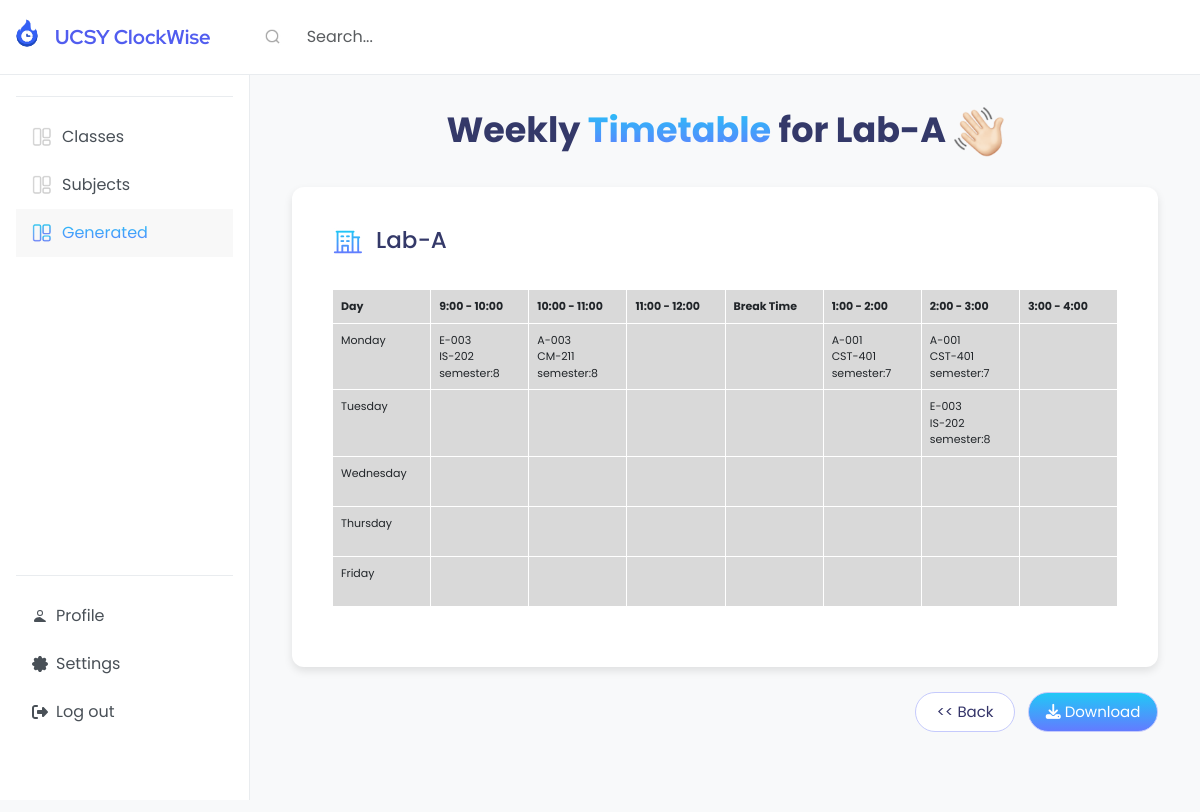
The app's page /labroom_timetable/6 with its own data.
### myapp/models.py (models this page shows, shortened)
class Classroom(models.Model):
    room_number = models.CharField(max_length=15, unique=True)
    majors = models.ManyToManyField(Major, blank=True)  # Many majors can use a classroom
    semesters = models.ForeignKey(Semester, on_delete=models.CASCADE, null=True, blank=True)  # Many semesters can use a classroom
    instructors = models.ManyToManyField(User, blank=True)
    is_lab = models.BooleanField(default=False)
    def __str__(self):
        return f"{self.room_number} - {', '.join(major.name for major in self.majors.all())}"

class Course(models.Model):
    course_id = models.CharField(max_length=10, unique=True)
    name = models.CharField(max_length=150)
    semester = models.ManyToManyField(Semester, blank=True)
    major = models.ManyToManyField(Major, blank=True)
    lab_required = models.BooleanField(default=False)
    credit_hours = models.IntegerField(null=True, blank=True)
    lab_hours = models.IntegerField(null=True, blank=True)
    lecture_hours = models.IntegerField(null=True, blank=True)
    instructors = models.ManyToManyField(User, blank=True)

### myapp/views.py (the view)
# urls.py: path('labroom_timetable/<int:lab_id>',views.labroom_timetable,name='labroom-timetable'),
def labroom_timetable(request, lab_id):
    print("Lab id:", lab_id)
    lab = Classroom.objects.get(id=lab_id)
    print("lab",lab)
    scheduled_lab = Timetable_Schedule.objects.filter(lab_room=lab)
    print("Schedule", scheduled_lab)
    days = ["Monday", "Tuesday", "Wednesday", "Thursday", "Friday"]
    slots = ["9:00 - 10:00", "10:00 - 11:00", "11:00 - 12:00", "Break Time", "1:00 - 2:00", "2:00 - 3:00",
             "3:00 - 4:00"]
    start_times = ["9:00", "10:00", "11:00", "12:00", "13:00", "14:00", "15:00"]
    schedule = []
    for day in days:
        day_set = {
            'day': day,
            'room': []
        }
        rooms = (Timetable_Schedule.objects.filter(day=day, lab_room=lab).
                 values('classroom', 'course', 'start_time', 'lab_room').
                 order_by ('start_time'))
        print("\nRooms:", rooms)
        for time in start_times:
            time_obj = datetime.strptime(time, "%H:%M").time()
            room_entry = None
            for room in rooms:
                print("\nRoom: ", room)
                if time_obj == room['start_time']:  # Check if course exists for this time slot
                    room_entry = {
                        'room_number': Classroom.objects.get(id=room['classroom']).room_number,
                        'course': Course.objects.filter(id=room['course']).values_list('course_id', flat=True).first() or '',
                        'semester': 'semester:' + str(Classroom.objects.filter(id=room['classroom']).values_list('semesters', flat=True).first() or ''),
                        'start_time': str(room['start_time']),  # Convert to string for consistency
                    }
                    break  # Stop looping once we find a matching course
            if not room_entry:
                room_entry = {
                    'room_number': '',
                    'course': '',
                    'semester': "",
                    'start_time': str(time),
                }
            print("Room:", room_entry)
            day_set['room'].append(room_entry)
        schedule.append(day_set)
        print("\nSchedule:", schedule)
    return render(request, "labroom_timetable.html", {'schedule': schedule, 'slots': slots, 'lab_name': lab.room_number})

### myapp/models.py (called while the page is built)
    def __str__(self):
        return f"{self.course.name} ({self.day} - {self.start_time})"

### myapp/Templates/labroom_timetable.html (shortened to what this page needs)
{% extends "base4.html" %}
{% load static %}
{% block extra_head %}
  <link rel="stylesheet" href="{% static 'CSS/labroom_timetable.css' %}">
{% endblock %}
{% block content %}
  <h1 class="page-title">
    Weekly <span class="highlight">Timetable</span> for {{ lab_name }}
    <img src="{% static 'images/WavingHand.jpg' %}" class="wave-icon">
  </h1>
  <div class="whole">
    <div id="weekly_lab_table" class="table-responsive">
      <h4 class="title">
        <img src="{% static 'images/Office.jpg' %}" class="class-icon">
        {{ lab_name }}
      </h4><br>
      <table id="table-labroom" class="timetable" border="1">
        <thead>
          <tr>
            <th>Day</th>
            {% for slot in slots %}<th>{{ slot }}</th>{% endfor %}
          </tr>
        </thead>
        <tbody>
          {% for day in schedule %}
            <tr>
              <td>{{ day.day }}</td>
              {% for room in day.room %}
                <td class="room-cell">
                  {{ room.room_number }}<br>
                  {{ room.course }}<br>
                  {{ room.semester }}
                </td>
              {% endfor %}
            </tr>
          {% endfor %}
        </tbody>
      </table>
    </div>
  </div>
  <div class="button-container">
    <button onclick="location.href='{% url 'view-Page' %}'" class="btn-back"><< Back</button>
    <button id="downloadLabPdf" class="btn-download">
      <i class="fa-solid fa-download"></i>&nbsp;Download
    </button>
  </div>
{% endblock %}

### myapp/static/CSS/labroom_timetable.css (style rules this page uses)
* { font-family: 'Poppins', sans-serif; }
.page-title { font-size: 35px; text-align: center; font-weight: bold; color: #343969; padding-top: 15px; }
.page-title .highlight { background: linear-gradient(180deg, #21C8F6 0%, #637BFF 100%); -webkit-background-clip: text; -webkit-text-fill-color: transparent; background-clip: text; color: transparent; }
.wave-icon { width: 50px; }
.whole { background-color: white; margin: 10px; margin-top: 30px; padding: 40px; border-radius: 12px; box-shadow: 0 4px 8px rgba(0, 0, 0, 0.1); }
.title { color: #343969; font-weight: 500px; font-size: 23px; font-family: 'Poppins'; }
.title img { width: 30px; height: 30px; margin-right: 8px; vertical-align: middle; }
.timetable { width: 100%; border-collapse: collapse; text-align: center; font-family: 'Inter', sans-serif; margin: 0 auto 20px; background-color: #D9D9D9; table-layout: fixed; }
.timetable th, .timetable td { border: 1px solid white; padding: 8px; text-align: left; font-size: 11px; width: 13%; word-wrap: break-word; white-space: normal; vertical-align: top; min-height: 70px; }
.room-cell { padding-bottom: 10px; }
.button-container { display: flex; justify-content: flex-end; margin-right: 10px; margin-top: 25px; }
.btn-download { color: white; background: linear-gradient(180deg, #21C8F6 0%, #637BFF 100%); font-size: 15px; width: 130px; height: 40px; border-radius: 80px; padding: 8px; border: 1px solid #C5CAFC; transition: background-color 0.3s, color 0.3s; }
.btn-back { color: #343469; width: 100px; background-color: white; border: 1px solid #9294A9B2; border-radius: 80px; padding: 8px 16px; border: 1px solid #C5CAFC; font-size: 15px; cursor: pointer; transition: background-color 0.3s ease-in-out; }

### records on screen
Classroom: room_number "Lab-A"
Course: room_number "E-003", course "IS-202", semester "semester:8"
Course: room_number "A-003", course "CM-211", semester "semester:8"
Course: room_number "A-001", course "CST-401", semester "semester:7"

### other values on screen
{{ slot }} "9:00 - 10:00" "10:00 - 11:00" "11:00 - 12:00" "Break Time" "1:00 - 2:00" "2:00 - 3:00" "3:00 - 4:00"
{{ day.day }} "Monday" "Tuesday" "Wednesday" "Thursday" "Friday"
